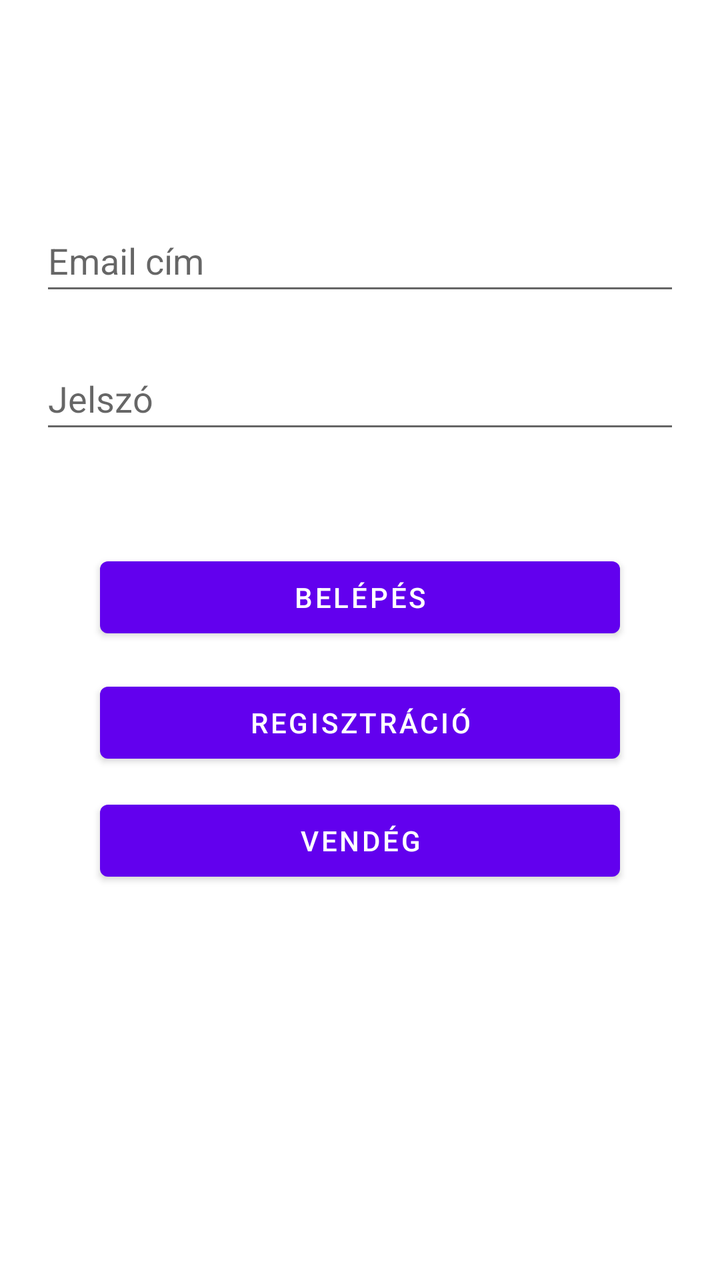
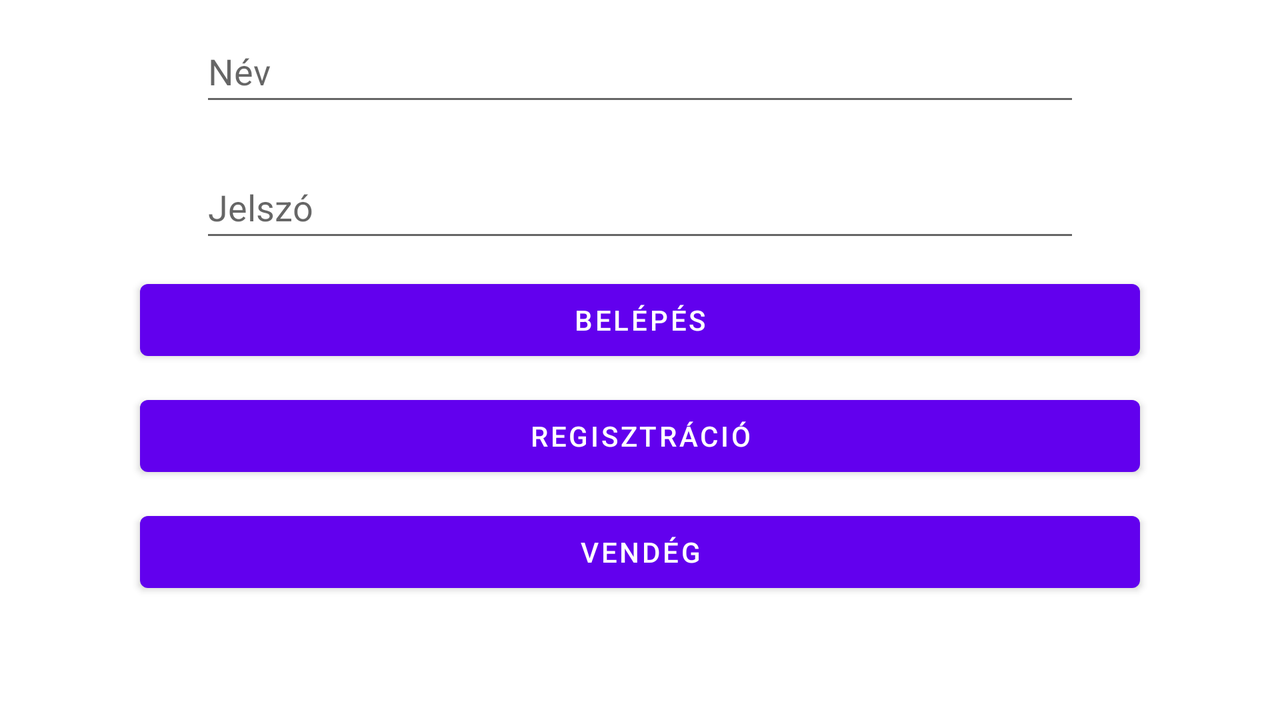

An Android layout and its configuration variant, each rendered on a device that would load it. The default file and the variant file are quoted in full after the pictures.
<!-- AndroidManifest.xml: application theme Theme.DrunkShop -->
<!-- res/layout/activity_main.xml -->
<?xml version="1.0" encoding="utf-8"?>
<androidx.constraintlayout.widget.ConstraintLayout xmlns:android="http://schemas.android.com/apk/res/android"
    xmlns:app="http://schemas.android.com/apk/res-auto"
    xmlns:tools="http://schemas.android.com/tools"
    android:layout_width="match_parent"
    android:layout_height="match_parent"
    tools:context=".MainActivity">

    <EditText
        android:id="@+id/editTextUserName"
        android:layout_width="match_parent"
        android:layout_height="wrap_content"
        android:layout_marginTop="30dp"
        android:ems="10"
        android:hint="@string/email"
        android:inputType="text"
        android:minHeight="48dp"
        android:layout_marginLeft="20dp"
        android:layout_marginRight="20dp"
        app:layout_constraintBottom_toBottomOf="parent"
        app:layout_constraintTop_toTopOf="parent"
        app:layout_constraintVertical_bias="0.133"
        tools:ignore="SpeakableTextPresentCheck"
        tools:layout_editor_absoluteX="0dp" />

    <EditText
        android:id="@+id/editTextPassword"
        android:layout_width="match_parent"
        android:layout_height="wrap_content"
        android:layout_marginBottom="160dp"
        android:ems="10"
        android:hint="@string/password"
        android:inputType="textPassword"
        android:minHeight="48dp"
        android:layout_marginLeft="20dp"
        android:layout_marginRight="20dp"
        app:layout_constraintBottom_toBottomOf="parent"
        app:layout_constraintTop_toBottomOf="@+id/editTextUserName"
        app:layout_constraintVertical_bias="0.075"
        tools:ignore="SpeakableTextPresentCheck"
        tools:layout_editor_absoluteX="0dp" />

    <Button
        android:id="@+id/loginButton"
        android:layout_width="0dp"
        android:layout_height="wrap_content"
        android:text="@string/login"
        android:onClick="login"
        android:layout_marginLeft="50dp"
        android:layout_marginRight="50dp"
        app:layout_constraintBottom_toBottomOf="parent"
        app:layout_constraintEnd_toEndOf="parent"
        app:layout_constraintHorizontal_bias="0.0"
        app:layout_constraintStart_toStartOf="parent"
        app:layout_constraintTop_toBottomOf="@+id/editTextPassword"
        app:layout_constraintVertical_bias="0.143" />

    <Button
        android:id="@+id/regButton"
        android:layout_width="0dp"
        android:layout_height="wrap_content"
        android:onClick="reg"
        android:text="@string/registration"
        android:layout_marginLeft="50dp"
        android:layout_marginRight="50dp"
        app:layout_constraintBottom_toBottomOf="parent"
        app:layout_constraintEnd_toEndOf="parent"
        app:layout_constraintHorizontal_bias="0.0"
        app:layout_constraintStart_toStartOf="parent"
        app:layout_constraintTop_toBottomOf="@+id/loginButton"
        app:layout_constraintVertical_bias="0.054" />

    <Button
        android:id="@+id/guestButton"
        android:layout_width="0dp"
        android:layout_height="wrap_content"
        android:onClick="guestLogin"
        android:text="@string/guest"
        android:layout_marginLeft="50dp"
        android:layout_marginRight="50dp"
        app:layout_constraintBottom_toBottomOf="parent"
        app:layout_constraintEnd_toEndOf="parent"
        app:layout_constraintHorizontal_bias="0.0"
        app:layout_constraintStart_toStartOf="parent"
        app:layout_constraintTop_toBottomOf="@+id/regButton"
        app:layout_constraintVertical_bias="0.054" />
</androidx.constraintlayout.widget.ConstraintLayout>
<!-- resources referenced by this layout -->
<resources>
  <string name="email">Email cím</string>
  <string name="guest">Vendég</string>
  <string name="login">Belépés</string>
  <string name="password">Jelszó</string>
  <string name="registration">Regisztráció</string>
  <style name="Theme.DrunkShop" parent="Theme.MaterialComponents.DayNight.DarkActionBar">
          
          <item name="colorPrimary">@color/purple_500</item>
          <item name="colorPrimaryVariant">@color/purple_700</item>
          <item name="colorOnPrimary">@color/white</item>
          
          <item name="colorSecondary">@color/teal_200</item>
          <item name="colorSecondaryVariant">@color/teal_700</item>
          <item name="colorOnSecondary">@color/black</item>
          
          <item name="android:statusBarColor" tools:targetApi="l">?attr/colorPrimaryVariant</item>
          
      </style>
</resources>
<!-- res/layout-land/activity_main.xml (the repository's variant of the layout above) -->
<!-- drawn on the phone turned sideways -->
<?xml version="1.0" encoding="utf-8"?>
<LinearLayout xmlns:app="http://schemas.android.com/apk/res-auto"
    xmlns:tools="http://schemas.android.com/tools"
    xmlns:android="http://schemas.android.com/apk/res/android"
    android:layout_width="match_parent"
    android:layout_height="match_parent"
    tools:context=".MainActivity"
    android:orientation="vertical">

    <EditText
        android:id="@+id/editTextUserName"
        android:layout_width="match_parent"
        android:layout_height="wrap_content"
        android:layout_marginTop="10dp"
        android:layout_marginLeft="100dp"
        android:layout_marginRight="100dp"
        android:ems="10"
        android:hint="@string/name"
        android:inputType="text"
        android:minHeight="48dp"
        tools:ignore="SpeakableTextPresentCheck" />

    <EditText
        android:id="@+id/editTextPassword"
        android:layout_width="match_parent"
        android:layout_height="wrap_content"
        android:ems="10"
        android:hint="@string/password"
        android:inputType="textPassword"
        android:layout_marginTop="20dp"
        android:layout_marginLeft="100dp"
        android:layout_marginRight="100dp"
        android:minHeight="48dp"
        tools:ignore="SpeakableTextPresentCheck"
        tools:layout_editor_absoluteX="0dp" />

    <Button
        android:id="@+id/loginButton"
        android:layout_width="match_parent"
        android:layout_height="wrap_content"
        android:layout_marginTop="10dp"
        android:layout_marginLeft="70dp"
        android:layout_marginRight="70dp"
        android:onClick="login"
        android:text="@string/login"
        app:layout_constraintVertical_bias="0.143"
        tools:ignore="UsingOnClickInXml" />

    <Button
        android:id="@+id/regButton"
        android:layout_width="match_parent"
        android:layout_height="wrap_content"
        android:onClick="reg"
        android:text="@string/registration"
        android:layout_marginTop="10dp"
        android:layout_marginLeft="70dp"
        android:layout_marginRight="70dp"
        />

    <Button
        android:id="@+id/guestButton"
        android:layout_width="match_parent"
        android:layout_height="wrap_content"
        android:onClick="guestLogin"
        android:text="@string/guest"
        android:layout_marginTop="10dp"
        android:layout_marginLeft="70dp"
        android:layout_marginRight="70dp"
        />
</LinearLayout>
<!-- resources referenced by the variant -->
<!-- as the phone turned sideways resolves them -->
<resources>
  <string name="guest">Vendég</string>
  <string name="login">Belépés</string>
  <string name="name">Név</string>
  <string name="password">Jelszó</string>
  <string name="registration">Regisztráció</string>
  <style name="Theme.DrunkShop" parent="Theme.MaterialComponents.DayNight.DarkActionBar">
          
          <item name="colorPrimary">@color/purple_500</item>
          <item name="colorPrimaryVariant">@color/purple_700</item>
          <item name="colorOnPrimary">@color/white</item>
          
          <item name="colorSecondary">@color/teal_200</item>
          <item name="colorSecondaryVariant">@color/teal_700</item>
          <item name="colorOnSecondary">@color/black</item>
          
          <item name="android:statusBarColor" tools:targetApi="l">?attr/colorPrimaryVariant</item>
          
      </style>
</resources>
